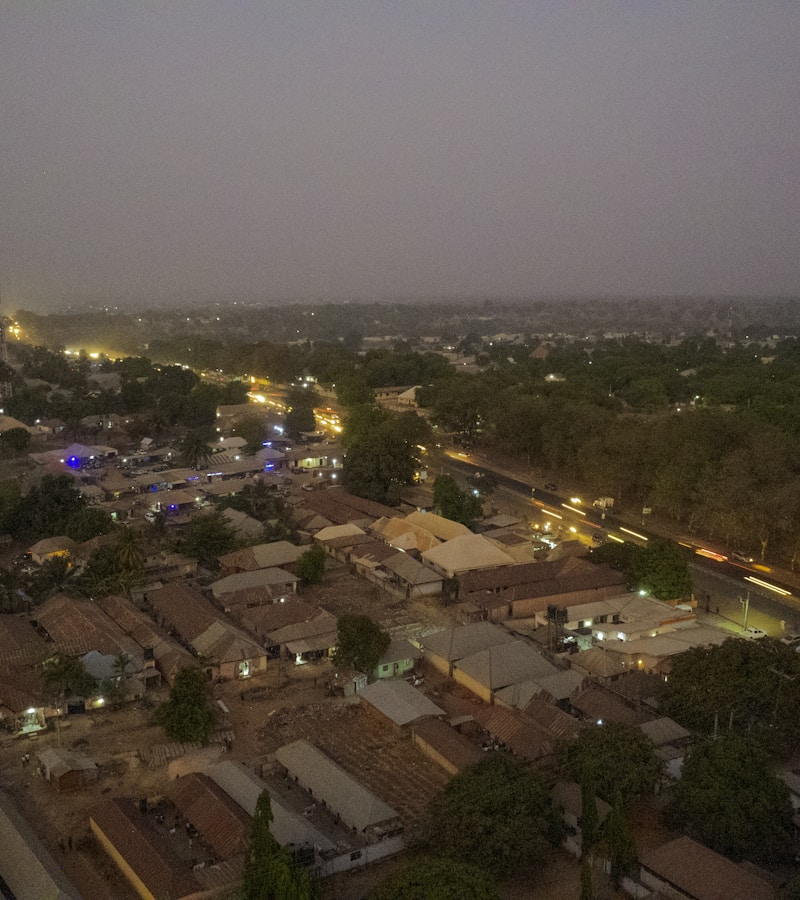
#> input picture assets/images/onboarding/auth_bg.jpg, 800 x 900 px
$ python pad_logo.py assets/images/onboarding/auth_bg.jpg
#> lines starting #> are read from the running program, lines starting #| are printed output that depends on the picture
import sys
from PIL import Image

def pad_to_square(img_path):
#> called with img_path = 'assets/images/onboarding/auth_bg.jpg'
    img = Image.open(img_path)
#> img is the input picture: PIL image 800x900 RGB; mean R, G, B 89, 79.2, 69.2
    # Convert to RGBA to support transparency
    img = img.convert("RGBA")
#> img: PIL image 800x900 RGBA

    width, height = img.size
#> width = 800; height = 900
    max_dim = max(width, height)
#> max_dim = 900

    # Create a new transparent image with square dimensions
    new_img = Image.new("RGBA", (max_dim, max_dim), (255, 255, 255, 0))

    # Calculate offset to center the image
    x_offset = (max_dim - width) // 2
#> x_offset = 50
    y_offset = (max_dim - height) // 2
#> y_offset = 0

    # Paste the original image onto the transparent square
    new_img.paste(img, (x_offset, y_offset), img)
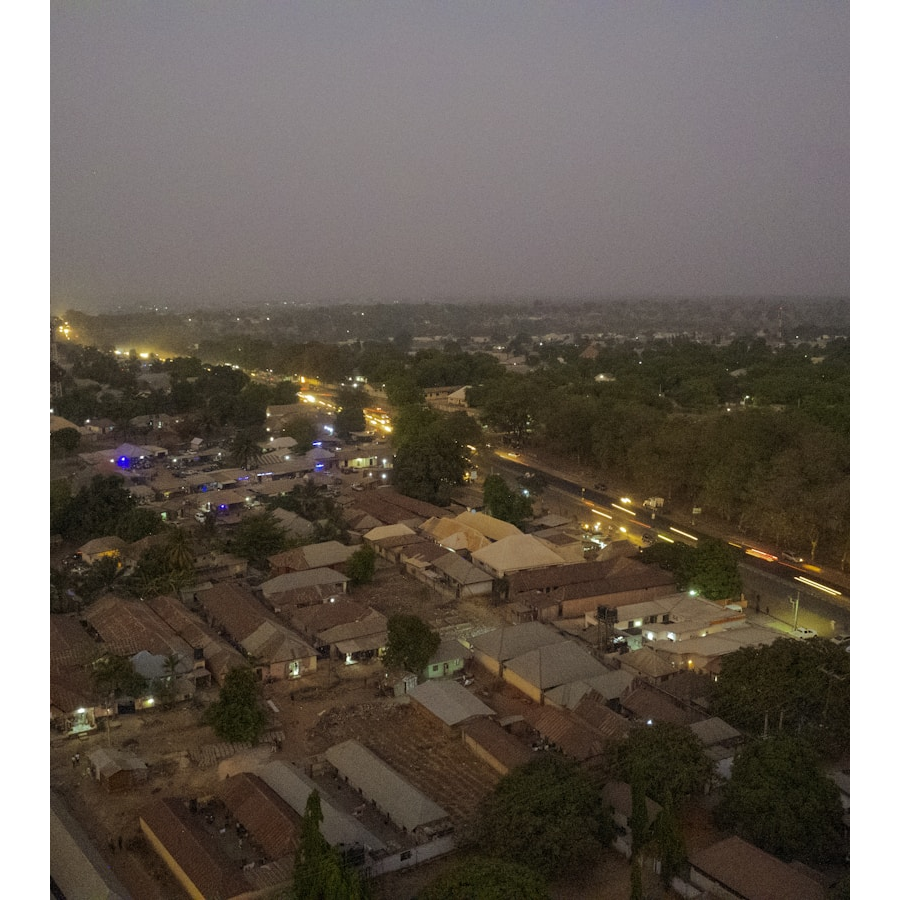
#> new_img: PIL image 900x900 RGBA; mean R, G, B, A 107.5, 98.8, 89.9, 226.7; transparent parts drawn white

    # Save over the original
    new_img.save(img_path)
    print(f"Padded {img_path} to {max_dim}x{max_dim}")
#| Padded assets/images/onboarding/auth_bg.jpg to 900x900

if __name__ == "__main__":
    pad_to_square(sys.argv[1])

$ run again, on assets/images/onboarding/profile_bg.jpg
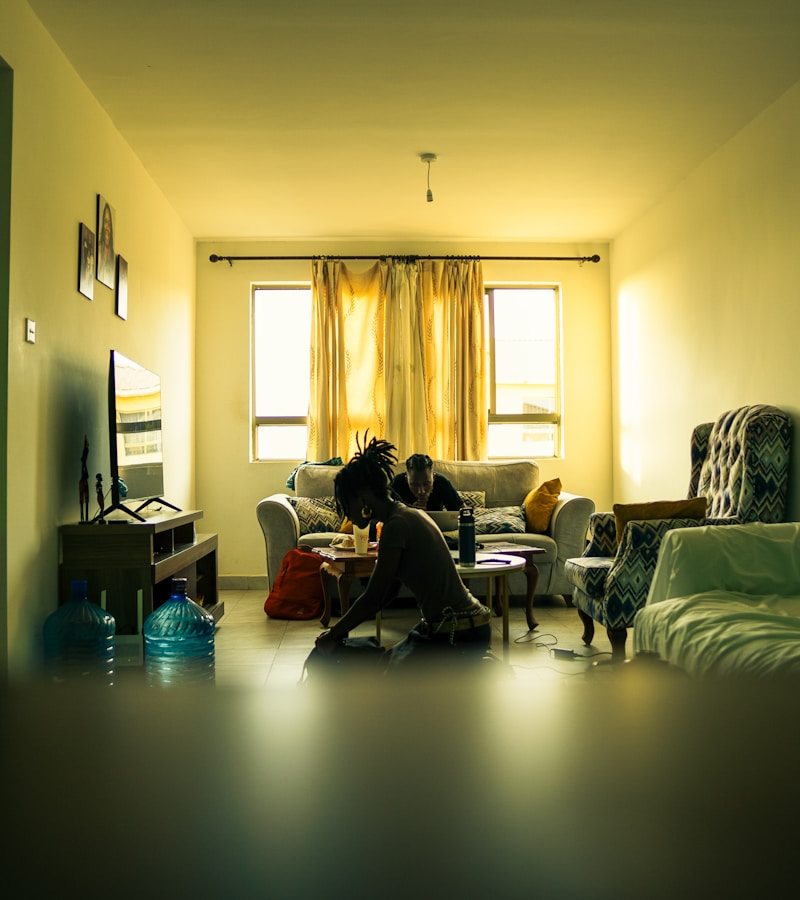
#> input picture assets/images/onboarding/profile_bg.jpg, 800 x 900 px
#> in pad_to_square, img is the input picture: PIL image 800x900 RGB; mean R, G, B 136.4, 127.9, 73.6
#> img: PIL image 800x900 RGBA
#> in pad_to_square, `new_img.paste(img, (x_offset, y_offset), img)`:
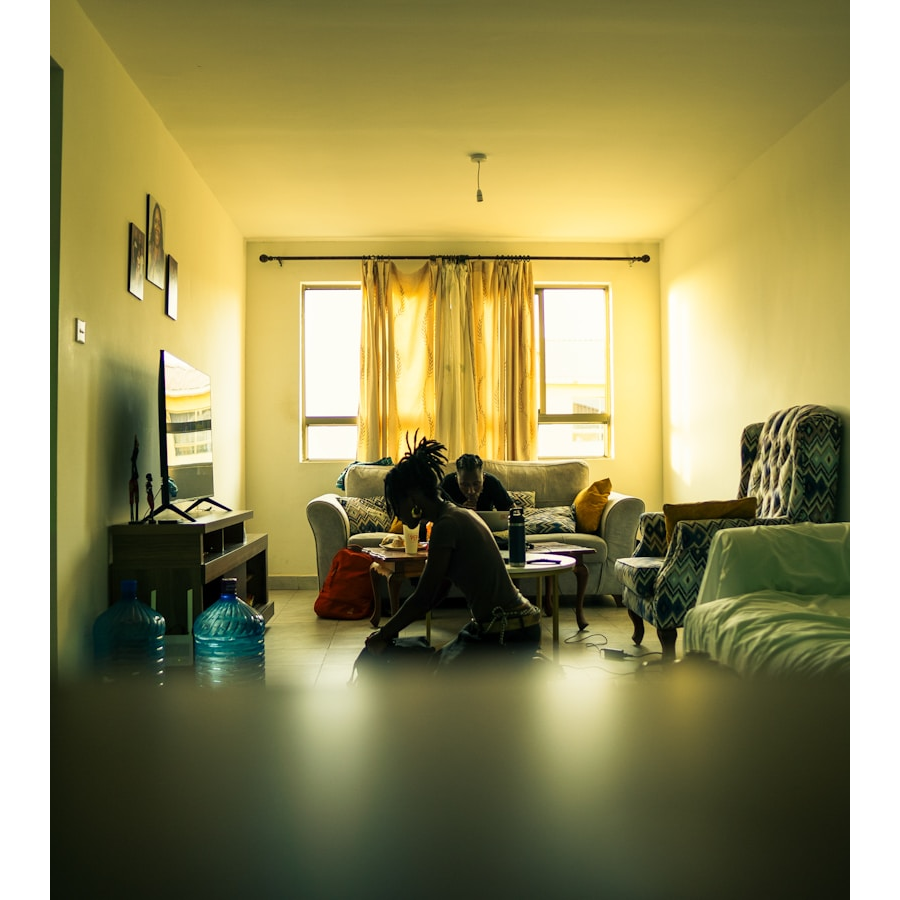
#> new_img: PIL image 900x900 RGBA; mean R, G, B, A 149.5, 142, 93.8, 226.7; transparent parts drawn white
#| Padded assets/images/onboarding/profile_bg.jpg to 900x900

$ run again, on assets/images/onboarding/signup.jpg
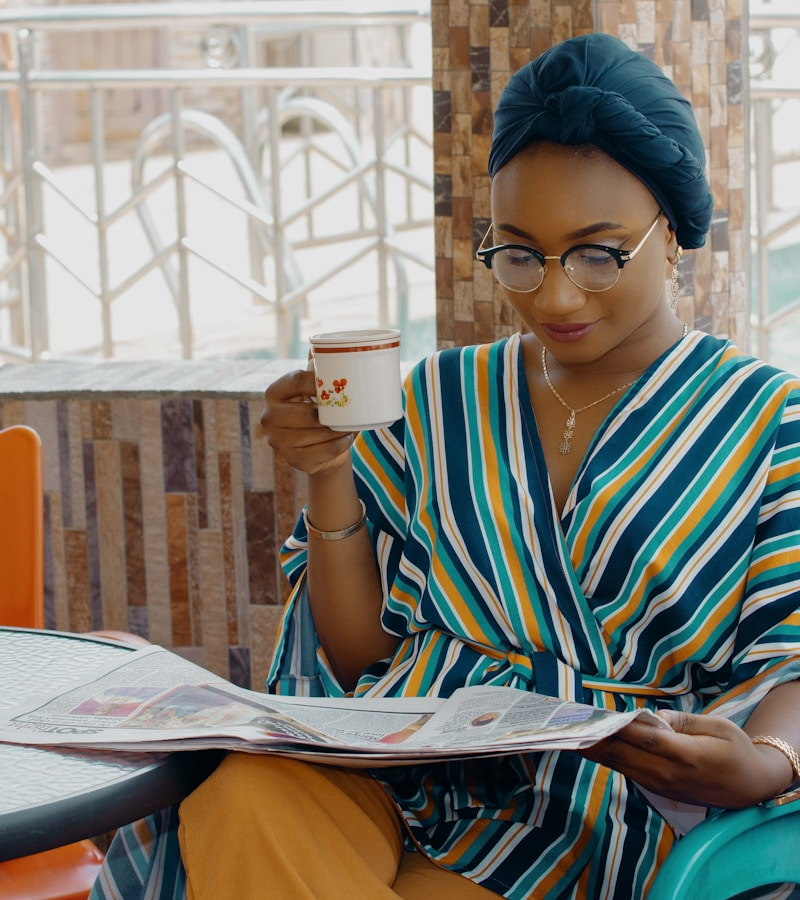
#> input picture assets/images/onboarding/signup.jpg, 800 x 900 px
#> in pad_to_square, img is the input picture: PIL image 800x900 RGB; mean R, G, B 130.6, 127.4, 117.8
#> img: PIL image 800x900 RGBA
#> in pad_to_square, `new_img.paste(img, (x_offset, y_offset), img)`:
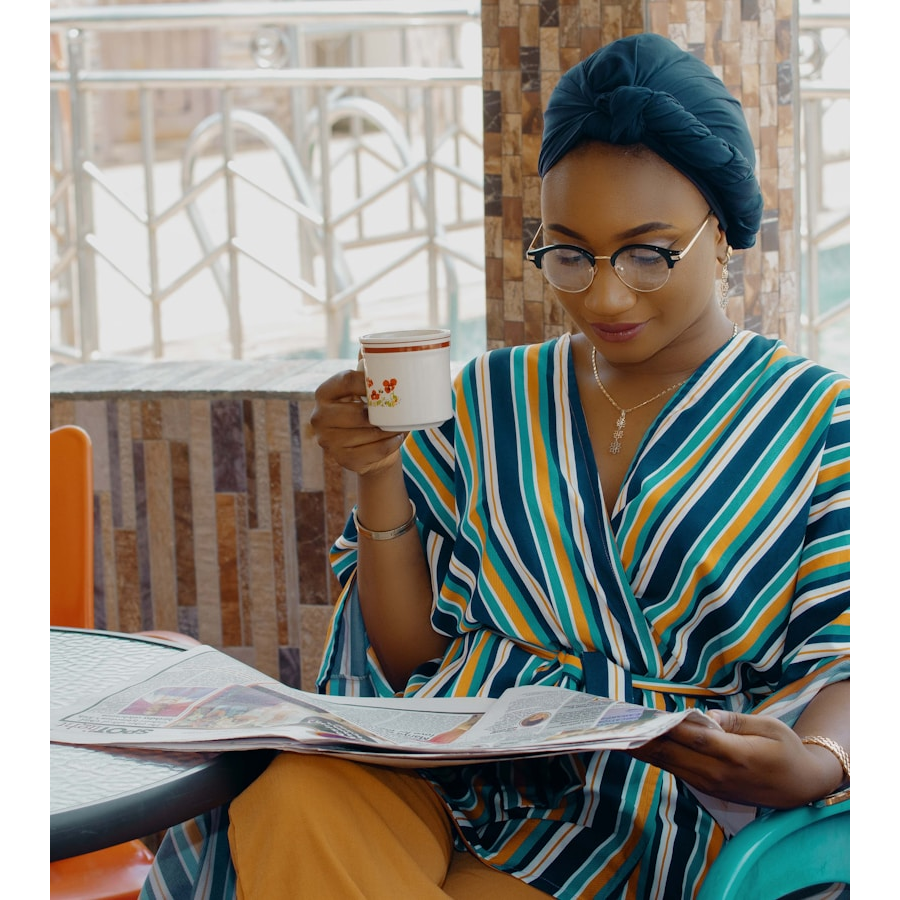
#> new_img: PIL image 900x900 RGBA; mean R, G, B, A 144.5, 141.6, 133.1, 226.7; transparent parts drawn white
#| Padded assets/images/onboarding/signup.jpg to 900x900
